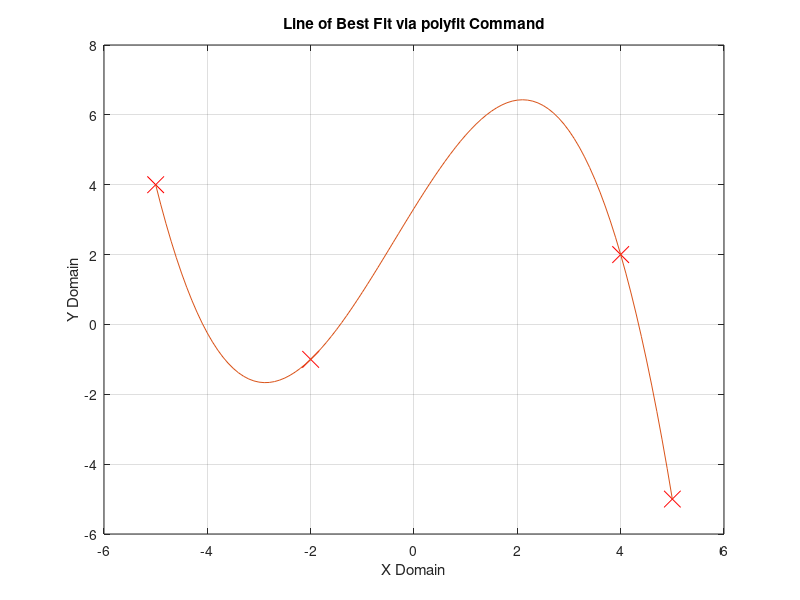

Reproduce this figure in MATLAB.
% Davis Sok
% Aero 300 PRELAB5 : 2024.05.01

close all;              % clears all
clear all;              % clears workspace
clc;                    % clears command line

% Define x and y as coordinate points
x = [-5, -2, 4, 5];
y = [4, -1, 2, -5];

% Polyfit command of x and y finding a degree 3 coeffecient
p = polyfit(x,y,3);

% Display results. Each coefficient is assigned to their respective degree
disp('    x^3       x^2       x^1       c')
disp(p)

% Define x and y domain to plot line graph of polyfit
x1 = -5:0.1:5;
y1 = polyval(p,x1);

% Plot figure
figure
plot(x,y,'x','MarkerEdgeColor','r','MarkerSize',12)
hold on
grid on
plot(x1,y1)
xlabel('X Domain')
ylabel('Y Domain')
title('Line of Best Fit via polyfit Command')

% The command polyfit() appears to be most similar to Newton's Divided 
% Difference method in that they are both interpolation methods to find a
% line of best fit w/ a polynomial of a certain degree. As for QR
% Factorization, I unfortunately cannot make any connection. QR
% Factorization seems to relate more to matrices and composing them into a
% lower and upper matrix to solve for A. QR Factorization COULD relate more
% to the Least Squares Method which finds the approximate solution a system
% of equations which would lead to curve fitting.